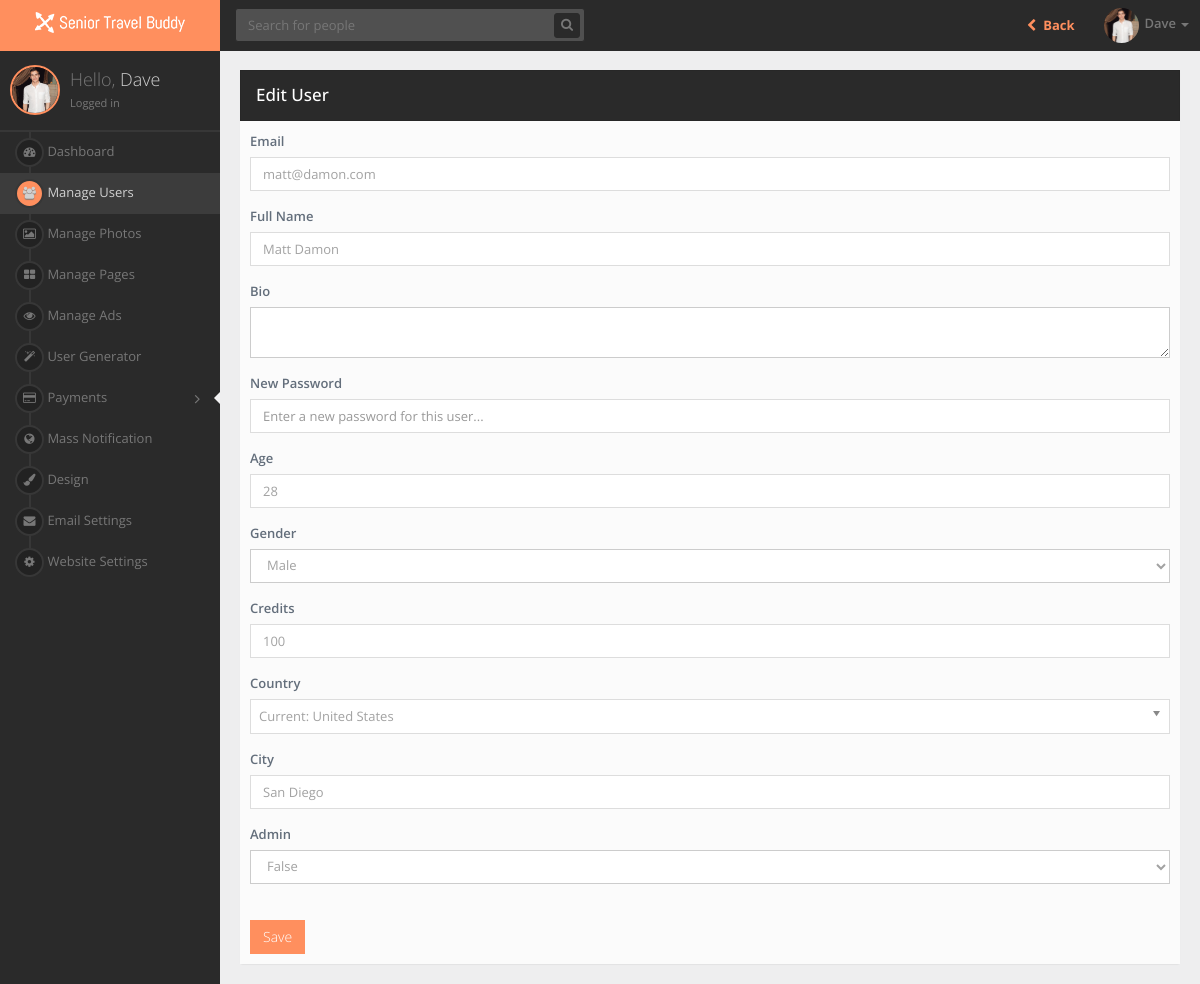
The page /admin/edit-user.php?id=482 (signed in) on the database its author committed.
### tables this page shows
CREATE TABLE `users` (
  `id` int(11) NOT NULL AUTO_INCREMENT,
  `full_name` varchar(150) DEFAULT NULL,
  `email` varchar(100) DEFAULT NULL,
  `password` varchar(123) DEFAULT NULL,
  `country` varchar(199) DEFAULT NULL,
  `city` varchar(100) DEFAULT NULL,
  `credits` int(11) DEFAULT NULL,
  `latitude` varchar(50) DEFAULT NULL,
  `longitude` varchar(50) DEFAULT NULL,
  `age` int(11) DEFAULT NULL,
  `bio` text,
  `gender` varchar(20) DEFAULT NULL,
  `sexual_interest` int(11) DEFAULT NULL,
  `instagram_username` varchar(50) DEFAULT '',
  `profile_picture` varchar(200) DEFAULT NULL,
  `ip` varchar(50) DEFAULT NULL,
  `registered` int(11) DEFAULT '0',
  `last_login` int(11) DEFAULT '0',
  `last_active` int(11) DEFAULT '0',
  `updated_preferences` int(11) DEFAULT '0',
  `updated_name` int(11) DEFAULT '0',
  `is_admin` int(11) DEFAULT '0',
  `is_incognito` int(11) DEFAULT '0',
  `is_verified` int(11) DEFAULT '0',
  `has_disabled_ads` int(11) DEFAULT '0',
  `is_increased_exposure` int(11) DEFAULT '0',
  `language` varchar(100) DEFAULT NULL,
  `interests` text,
  `uploaded_photos` int(11) DEFAULT '0',
  `is_vip` int(20) DEFAULT '0',
  `vip_expiration` int(20) DEFAULT '0',
  `ghost_mode_start` int(20) DEFAULT '0',
  `verified_badge_start` int(20) DEFAULT '0',
  `spotlight_start` int(20) DEFAULT '0',
  `disable_ads_start` int(20) DEFAULT '0',
  `ghost_mode_expiration` int(20) DEFAULT '0',
  `verified_badge_expiration` int(20) DEFAULT '0',
  `spotlight_expiration` int(20) DEFAULT '0',
  `disable_ads_expiration` int(20) DEFAULT '0',
  `height` text,
  `weight` int(11) DEFAULT '0',
  `last_encounter` int(11) DEFAULT '0',
  `marital_status` varchar(10) NOT NULL,
  `has_traveled` varchar(10) NOT NULL,
  `where_traveled` varchar(300) NOT NULL,
  `preferred_destination` varchar(300) NOT NULL,
  `cruising_or_touring` varchar(10) NOT NULL,
  `state_of_health` varchar(10) NOT NULL,
  `active_or_slow_travel` varchar(10) NOT NULL,
  `distance_to_travel` varchar(6) NOT NULL,
  `spontaneous_or_itinerary` varchar(20) NOT NULL,
  `smoker` varchar(10) NOT NULL,
  `accommodation_type` varchar(10) NOT NULL,
  `budget` varchar(10) NOT NULL,
  `luggage_type` varchar(30) NOT NULL,
  `foodie` varchar(10) NOT NULL,
  `alcohol` varchar(10) NOT NULL,
  `rating_lounge_poolside_beach` varchar(30) NOT NULL,
  `rating_explore` varchar(20) NOT NULL,
  `rating_shopping` varchar(30) NOT NULL,
  `rating_casino` varchar(20) NOT NULL,
  `rating_tours` varchar(30) NOT NULL,
  `rating_food` varchar(30) NOT NULL,
  `rating_spa` varchar(30) NOT NULL,
  `rating_sports` varchar(30) NOT NULL,
  `rating_concerts` varchar(30) NOT NULL,
  `group_or_independent` varchar(30) NOT NULL,
  `small_or_mega_ship_cruising` varchar(30) NOT NULL,
  `active_or_sedentary` varchar(30) NOT NULL,
  `primary_language` varchar(30) NOT NULL,
  PRIMARY KEY (`id`)
);

### admin/edit-user.php (called while the page is built, shortened)
<?php
require('../core/config.php');
require('../core/system.php');
$system = new System;
$system->domain = $domain;
$system->db = $db;
$menu['users'] = 'active';
$user = $system->getUserInfo($_SESSION['user_id']);
$id = $_GET['id'];
$_user = $db->query("SELECT * FROM users WHERE id='".$id."'");
$_user = $_user->fetch_object();
require('../inc/admin/top.php');
require('../layout/admin/edit-user.php');
require('../inc/admin/bottom.php');

### core/config.php (called while the page is built, shortened)
<?php
	$domain = 'http://localhost';

### core/system.php (called while the page is built, shortened)
<?php
class System {
	public $domain;
	public $db;
	public function getDomain() {
		return $this->domain;
	}
	public function getProfilePicture($user) {
		if(filter_var($user->profile_picture,FILTER_VALIDATE_URL)) {
			return $user->profile_picture;
		} else {
			return $this->domain.'/uploads/'.$user->profile_picture;
		}
	}
	public function getUserInfo($id) {
		$user = $this->db->query("SELECT * FROM users WHERE id='".$id."'");
		$user = $user->fetch_object();
		return $user;
	}
	public function getFirstName($full_name) {
		$full_name = explode(' ',$full_name);
		return $full_name[0];
	}
}

### layout/admin/edit-user.php (the view, shortened to what this page needs)
<section id="page-content">
    <div class="body-content animated fadeIn">
        <div class="row">
            <div class="col-lg-12">
                <form action="" method="post">
                    <div class="panel panel-inverse rounded shadow">
                        <div class="panel-heading text-white">
                            <div class="pull-left">
                                <h3 class="panel-title text-special">Edit User</h3>
                            </div>
                            <div class="clearfix"></div>
                        </div>
                        <div class="panel-body">
                            <div class="form-group">
                                <label class="font600">Email</label>
                                <input type="text" name="email" value="<?=$_user->email?>" class="form-control">
                            </div>
                            <div class="form-group">
                                <label class="font600">Full Name</label>
                                <input type="text" name="full_name" value="<?=$_user->full_name?>" class="form-control">
                            </div>
                            <div class="form-group">
                                <label class="font600">Bio</label>
                                <textarea name="bio" class="form-control"><?=$_user->bio?></textarea>
                            </div>
                            <div class="form-group">
                                <label class="font600">New Password</label>
                                <input type="password" name="password" class="form-control" placeholder="Enter a new password for this user...">
                            </div>
                            <div class="form-group">
                                <label class="font600">Age</label>
                                <input type="text" name="age" value="<?=$_user->age?>" class="form-control">
                            </div>
                            <div class="form-group">
                                <label class="font600">Gender</label>
                                <select name="gender" class="form-control">
                                    <option value="Male" <?php if($_user->gender == 'Male') { echo 'selected'; } ?>> Male </option>
                                </select>
                            </div>
                            <div class="form-group">
                                <label class="font600">Credits</label>
                                <input type="text" name="credits" value="<?=$_user->credits?>" class="form-control">
                            </div>
                            <div class="form-group">
                                <label class="font600">Country</label>
                            </div>
                            <div class="form-group">
                                <label class="font600">City</label>
                                <input type="text" name="city" value="<?=$_user->city?>" class="form-control">
                            </div>
                            <div class="form-group">
                                <label class="font600">Admin</label>
                                <select name="is_admin" class="form-control">
                                    <option value="false" <?php if($_user->is_admin ==  0) { echo 'selected'; } ?>> False </option>
                                </select>
                            </div>
                            <br>
                            <input type="submit" name="save" class="btn btn-theme" value="Save">
                        </div>
                    </div>
                </div>
            </div>
        </section>

### inc/admin/top.php (shortened to what this page needs)
<!DOCTYPE html>
 <html lang="en">
<head> <meta name="robots" content="noindex">
<link href="<?=$system->getDomain()?>/assets/admin/css/bootstrap.min.css" rel="stylesheet">
<link href="https://maxcdn.bootstrapcdn.com/font-awesome/4.2.0/css/font-awesome.min.css" rel="stylesheet">
<link href="<?=$system->getDomain()?>/assets/admin/css/animate.min.css" rel="stylesheet">
<link href="<?=$system->getDomain()?>/assets/admin/css/jquery.gritter/css/jquery.gritter.css" rel="stylesheet">
<link href="<?=$system->getDomain()?>/assets/admin/css/reset.css" rel="stylesheet">
<link href="<?=$system->getDomain()?>/assets/admin/css/layout.css" rel="stylesheet">
<link href="<?=$system->getDomain()?>/assets/admin/css/components.css" rel="stylesheet">
<link href="<?=$system->getDomain()?>/assets/admin/css/plugins.css" rel="stylesheet">
<link href="<?=$system->getDomain()?>/assets/admin/css/misc.css" rel="stylesheet">
<link href="<?=$system->getDomain()?>/assets/admin/css/chosen.min.css" rel="stylesheet">
</head>
<body>
<section id="wrapper">
<header id="header">
<div class="header-left">
<div class="navbar-header">
<a class="navbar-brand" href="dashboard.php">
<img class="logo" src="<?=$system->getDomain()?>/img/logo-small.png">
</a>
</div>
</div>
<div class="header-right">
<div class="navbar navbar-toolbar navbar-dark">
<ul class="nav navbar-nav navbar-left">
<li class="navbar-search">
<form action="<?=$system->getDomain()?>/admin/users.php" method="POST" class="navbar-form">
<div class="form-group has-feedback">
<input type="text" name="query" class="form-control typeahead rounded" placeholder="Search for people" value="<?=$query?>">
<button type="submit" name="search" class="btn btn-theme fa fa-search form-control-feedback rounded"></button>
</div>
</form>
</li>
</ul>
<ul class="nav navbar-nav navbar-right">
<li>
<a href="<?=$system->getDomain()?>/people" style="background:none;"> <b> <i class="fa fa-fw fa-chevron-left"></i> Back </b> </a>
</li>
<li class="dropdown navbar-profile">
<a href="#" class="dropdown-toggle" data-toggle="dropdown">
<span class="meta">
<span class="avatar"><img src="<?=$system->getProfilePicture($user)?>" class="img-circle" style="width:35px;height:35px;"></span>
<span class="text hidden-xs hidden-sm text-muted"><?=$system->getFirstName($user->full_name)?></span>
<span class="caret"></span>
</span>
</a>
</li>
</ul>
</div>
</div>
</header>
<aside id="sidebar-left" class="sidebar-circle sidebar-dark">
<div class="sidebar-content">
<div class="media">
<a class="pull-left has-notif avatar" href="<?=$system->getDomain()?>/user/<?=$user->id?>">
<img src="<?=$system->getProfilePicture($user)?>" style="width:50px;height:50px;">
</a>
<div class="media-body">
<h4 class="media-heading">Hello, <span><?=$system->getFirstName($user->full_name)?></span></h4>
<small>Logged in</small>
</div>
</div>
</div>
<ul class="sidebar-menu">
<li class="<?=$menu['dashboard']?>">
<a href="<?=$system->getDomain()?>/admin/dashboard.php">
<span class="icon"><i class="fa fa-dashboard"></i></span>
<span class="text">Dashboard</span>
</a>
</li>
<li class="<?=$menu['users']?>">
<a href="<?=$system->getDomain()?>/admin/users.php">
<span class="icon"><i class="fa fa-users"></i></span>
<span class="text">Manage Users</span>
</a>
</li>
<li class="<?=$menu['photos']?>">
<a href="<?=$system->getDomain()?>/admin/photos.php">
<span class="icon"><i class="fa fa-image"></i></span>
<span class="text">Manage Photos</span>
</a>
</li>
<li class="<?=$menu['pages']?>">
<a href="<?=$system->getDomain()?>/admin/pages.php">
<span class="icon"><i class="fa fa-th-large"></i></span>
<span class="text">Manage Pages</span>
</a>
</li>
<li class="<?=$menu['ads']?>">
<a href="<?=$system->getDomain()?>/admin/ads.php">
<span class="icon"><i class="fa fa-eye"></i></span>
<span class="text">Manage Ads</span>
</a>
</li>
<li class="<?=$menu['user_generator']?>">
<a href="<?=$system->getDomain()?>/admin/user_generator.php">
<span class="icon"><i class="fa fa-magic"></i></span>
<span class="text">User Generator</span>
</a>
</li>
<li class="submenu <?=$menu['payments']?>">
<a href="javascript:void(0);">
<span class="icon"><i class="fa fa-credit-card"></i></span>
<span class="text">Payments</span>
<span class="arrow fa-angle-double-right"></span>
<span class="selected"></span>
</a>
</li>
<li class="<?=$menu['mass_notification']?>">
<a href="<?=$system->getDomain()?>/admin/mass_notification.php">
<span class="icon"><i class="fa fa-globe"></i></span>
<span class="text">Mass Notification</span>
</a>
</li>
<li class="<?=$menu['layout']?>">
<a href="<?=$system->getDomain()?>/admin/design.php">
<span class="icon"><i class="fa fa-paint-brush"></i></span>
<span class="text">Design</span>
</a>
</li>
<li class="<?=$menu['email_settings']?>">
<a href="<?=$system->getDomain()?>/admin/email_settings.php">
<span class="icon"><i class="fa fa-envelope"></i></span>
<span class="text">Email Settings</span>
</a>
</li>
<li class="<?=$menu['settings']?>">
<a href="<?=$system->getDomain()?>/admin/settings.php">
<span class="icon"><i class="fa fa-cog"></i></span>
<span class="text">Website Settings</span>
</a>
</li>
</ul>
</aside>

### assets/admin/css/misc.css (style rules this page uses)
#header .navbar-header { background-color:#FF8F5E; }
#sidebar-left.sidebar-box .sidebar-content img, #sidebar-left.sidebar-rounded .sidebar-content img, #sidebar-left.sidebar-circle .sidebar-content img { border: 2px solid #FF8F5E; }
#sidebar-left.sidebar-box .sidebar-menu > li.active > a > .icon i, #sidebar-left.sidebar-rounded .sidebar-menu > li.active > a > .icon i, #sidebar-left.sidebar-circle .sidebar-menu > li.active > a > .icon i { background-color:#FF8F5E; }
a { color: #FF8F5E; }
.btn-theme { background-color:#FF8F5E; border-color: #FF8F5E; color: white; }
.font600 { font-weight: 600; }

### rows shown on the page
users: profile_picture (picture), full_name "Dave"
users: email "matt@damon.com", full_name "Matt Damon", age "28", gender "Male", credits "100", city "San Diego", is_admin "False"
